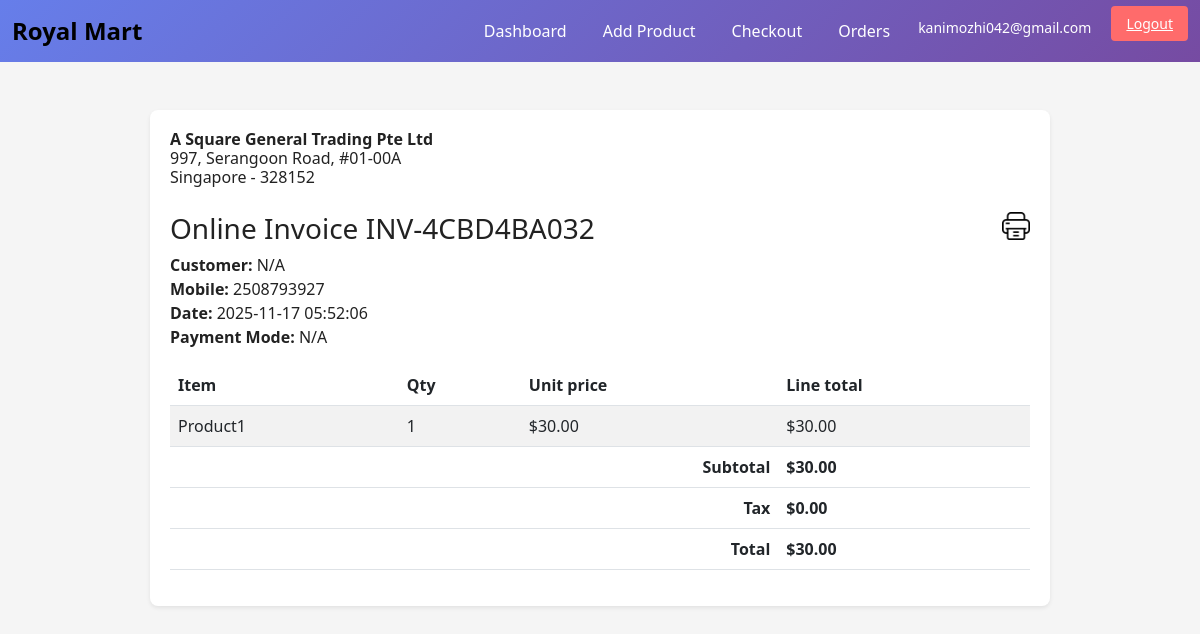
The page /invoices/12 (signed in) on the database its author committed.
### tables this page shows
CREATE TABLE invoices (
        id INTEGER PRIMARY KEY AUTOINCREMENT,
        admin_id INTEGER NOT NULL,
        invoice_number TEXT UNIQUE NOT NULL,
        user_id INTEGER NOT NULL,
        subtotal REAL NOT NULL,
        tax REAL NOT NULL,
        total REAL NOT NULL,
        created_at TIMESTAMP DEFAULT CURRENT_TIMESTAMP, payment_mode TEXT,
        FOREIGN KEY (user_id) REFERENCES users(id),
        FOREIGN KEY (admin_id) REFERENCES admins(id)
      );

CREATE TABLE users (
        id INTEGER PRIMARY KEY AUTOINCREMENT,
        mobile TEXT UNIQUE NOT NULL,
        name TEXT,
        created_at TIMESTAMP DEFAULT CURRENT_TIMESTAMP
      );

CREATE TABLE invoice_items (
        id INTEGER PRIMARY KEY AUTOINCREMENT,
        invoice_id INTEGER NOT NULL,
        item_id INTEGER NOT NULL,
        quantity INTEGER NOT NULL,
        unit_price REAL NOT NULL,
        line_total REAL NOT NULL,
        created_at TIMESTAMP DEFAULT CURRENT_TIMESTAMP,
        FOREIGN KEY (invoice_id) REFERENCES invoices(id),
        FOREIGN KEY (item_id) REFERENCES inventory_items(id)
      );

CREATE TABLE inventory_items (
        id INTEGER PRIMARY KEY AUTOINCREMENT,
        admin_id INTEGER NOT NULL,
        sku TEXT NOT NULL,
        name TEXT NOT NULL,
        description TEXT,
        unit_price REAL NOT NULL,
        created_at TIMESTAMP DEFAULT CURRENT_TIMESTAMP,
        FOREIGN KEY (admin_id) REFERENCES admins(id),
        UNIQUE(admin_id, sku)
      );

### inventory_app/app.py (the view)
@app.route("/invoices/<int:invoice_id>")
def invoice_view(invoice_id):
  if not require_admin():
    return redirect(url_for("login"))
  conn = get_db()
  admin_id = session.get("admin_id")
  inv = conn.execute("SELECT * FROM invoices WHERE id=? AND admin_id=?", (invoice_id, admin_id)).fetchone()
  if not inv:
    flash("Invoice not found or access denied.")
    return redirect(url_for("dashboard"))
  user = conn.execute("SELECT * FROM users WHERE id=?", (inv["user_id"],)).fetchone()
  lines = conn.execute("""
    SELECT ii.*, it.name, it.sku
    FROM invoice_items ii
    JOIN inventory_items it ON it.id = ii.item_id
    WHERE ii.invoice_id=?
  """, (invoice_id,)).fetchall()
  return render_template("invoice.html", invoice=inv, user=user, lines=lines)

### inventory_app/app.py (called while the page is built)
def require_admin():
  if not session.get("admin_id"):
    flash("Please log in as admin.")
    return False
  return True

### inventory_app/db.py (called while the page is built)
def get_db():
    return DBConnection()

    def fetchone(self):
        row = self._cur.fetchone()
        if row is None:
            return None
        if self.driver == "sqlite":
            return dict(row)
        return dict(row)

    def fetchall(self):
        rows = self._cur.fetchall()
        if self.driver == "sqlite":
            return [dict(r) for r in rows]
        return [dict(r) for r in rows]

    def execute(self, sql, params=()):
        if self.driver == "sqlite":
            cur = self._conn.cursor()
            cur.execute(sql, params)
            return CursorWrapper(cur, "sqlite")
        else:
            cur = self._conn.cursor(cursor_factory=psycopg2.extras.RealDictCursor)
            if "?" in sql:
                sql = sql.replace("?", "%s")
            cur.execute(sql, params)
            return CursorWrapper(cur, "pg")

### inventory_app/templates/invoice.html (shortened to what this page needs)
{% extends "base.html" %}{% block content %}
  <link rel="stylesheet" href="{{ url_for('static', filename='css/site.css') }}">
<div class="header-row" style="display:flex; justify-content:space-between; align-items:flex-start; gap:20px; margin-bottom:24px;">
  <div class="company-left" style="text-align:left; line-height:1.2;">
    <strong>A Square General Trading Pte Ltd</strong><br>
    997, Serangoon Road, #01-00A<br>
    Singapore - 328152
  </div>
</div>
<div class="d-flex justify-content-between">
  <h3>Online Invoice {{ invoice.invoice_number }}</h3>
  <img src="{{ url_for('static', filename='print.png') }}"
       alt="Print"
       title="Print / Save as PDF"
       style="cursor:pointer; width:28px; height:28px;"
       onclick="window.print()">
</div>
<div class="mb-3">
  <strong>Customer:</strong> {{ user.name or 'N/A' }}<br>
  <strong>Mobile:</strong> {{ user.mobile }}<br>
  <strong>Date:</strong> {{ invoice.created_at }}<br>
  <strong>Payment Mode:</strong> {{ invoice.payment_mode or invoice.payment or 'N/A' }}
</div>
<table class="table table-striped">
  <thead><tr><th>Item</th><th>Qty</th><th>Unit price</th><th>Line total</th></tr></thead>
  <tbody>
    {% for li in lines %}
    <tr>
      <td>{{ li.name }}</td>
      <td>{{ li.quantity }}</td>
      <td>${{ '%.2f'|format(li.unit_price) }}</td>
      <td>${{ '%.2f'|format(li.line_total) }}</td>
    </tr>
    {% endfor %}
  </tbody>
  <tfoot>
    <tr><th colspan="3" class="text-end">Subtotal</th><th>${{ '%.2f'|format(invoice.subtotal) }}</th></tr>
    <tr><th colspan="3" class="text-end">Tax</th><th>${{ '%.2f'|format(invoice.tax) }}</th></tr>
    <tr><th colspan="3" class="text-end">Total</th><th>${{ '%.2f'|format(invoice.total) }}</th></tr>
  </tfoot>
</table>
{% endblock %}

### inventory_app/static/css/site.css (style rules this page uses)
:root { --brand-blue: #007bff; --muted: #666; --bg-page: #f5f5f5; --card-bg: #fff; }
html, body { font-family: system-ui, -apple-system, "Segoe UI", Roboto, "Helvetica Neue", Arial, sans-serif; background: var(--bg-page); color: #222; -webkit-font-smoothing:antialiased; -moz-osx-font-smoothing:grayscale; }

### inventory_app/templates/base.html (style rules this page uses)
body { background: #f5f5f5; }

### rows shown on the page
invoices: invoice_number "INV-4CBD4BA032", created_at "2025-11-17 05:52:06", subtotal "30.00", tax "0.00", total "30.00"
users: name "N/A", mobile "2508793927"
invoice_items: name "Product1", quantity "1", unit_price "30.00", line_total "30.00"

### other values the page prints
{{ session.get('admin_email') }} "kanimozhi042@gmail.com"
{{ invoice.payment_mode or invoice.payment or 'N/A' }} "N/A"
